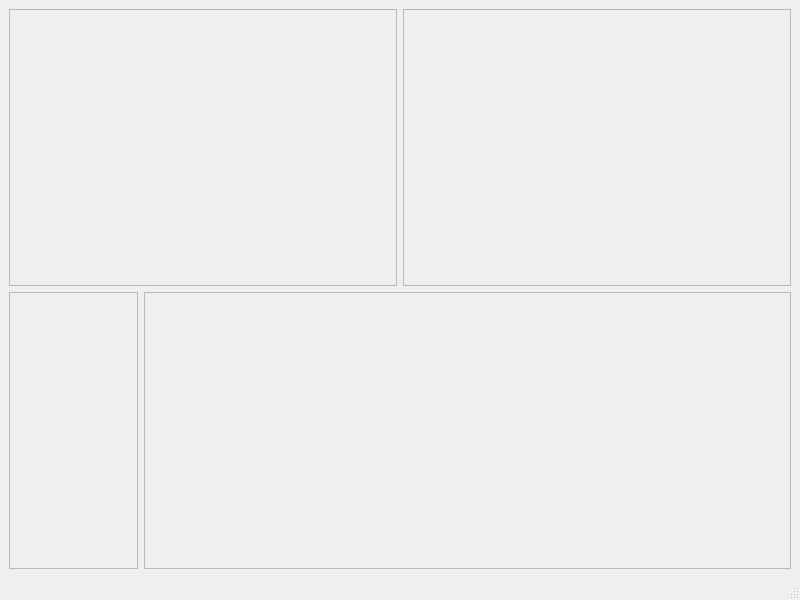
<?xml version="1.0" encoding="UTF-8"?>
<ui version="4.0">
 <class>MainWindow</class>
 <widget class="QMainWindow" name="MainWindow">
  <property name="geometry">
   <rect>
    <x>0</x>
    <y>0</y>
    <width>800</width>
    <height>600</height>
   </rect>
  </property>
  <property name="windowTitle">
   <string>MainWindow</string>
  </property>
  <widget class="QWidget" name="centralwidget">
   <layout class="QVBoxLayout" name="verticalLayout">
    <item>
     <layout class="QHBoxLayout" name="horizontalLayout">
      <item>
       <widget class="InvestigationTypeBar" name="InvestigationBar">
        <property name="frameShape">
         <enum>QFrame::StyledPanel</enum>
        </property>
        <property name="frameShadow">
         <enum>QFrame::Raised</enum>
        </property>
       </widget>
      </item>
      <item>
       <widget class="ConnectionBar" name="conBar">
        <property name="frameShape">
         <enum>QFrame::StyledPanel</enum>
        </property>
        <property name="frameShadow">
         <enum>QFrame::Raised</enum>
        </property>
       </widget>
      </item>
     </layout>
    </item>
    <item>
     <layout class="QHBoxLayout" name="horizontalLayout_2" stretch="1,5">
      <item>
       <widget class="ValueDisplayBar" name="valueDisplay">
        <property name="frameShape">
         <enum>QFrame::StyledPanel</enum>
        </property>
        <property name="frameShadow">
         <enum>QFrame::Raised</enum>
        </property>
       </widget>
      </item>
      <item>
       <widget class="TracesDisplay" name="graphDisplay">
        <property name="frameShape">
         <enum>QFrame::StyledPanel</enum>
        </property>
        <property name="frameShadow">
         <enum>QFrame::Raised</enum>
        </property>
       </widget>
      </item>
     </layout>
    </item>
   </layout>
  </widget>
  <widget class="QStatusBar" name="statusbar"/>
 </widget>
 <customwidgets>
  <customwidget>
   <class>InvestigationTypeBar</class>
   <extends>QFrame</extends>
   <header>Controls/investigationtypebar.h</header>
   <container>1</container>
  </customwidget>
  <customwidget>
   <class>ConnectionBar</class>
   <extends>QFrame</extends>
   <header>DAQ/connectionbar.h</header>
   <container>1</container>
  </customwidget>
  <customwidget>
   <class>TracesDisplay</class>
   <extends>QFrame</extends>
   <header>Display/tracesdisplay.h</header>
   <container>1</container>
  </customwidget>
  <customwidget>
   <class>ValueDisplayBar</class>
   <extends>QFrame</extends>
   <header>Display/valuedisplaybar.h</header>
   <container>1</container>
  </customwidget>
 </customwidgets>
 <resources/>
 <connections/>
</ui>
